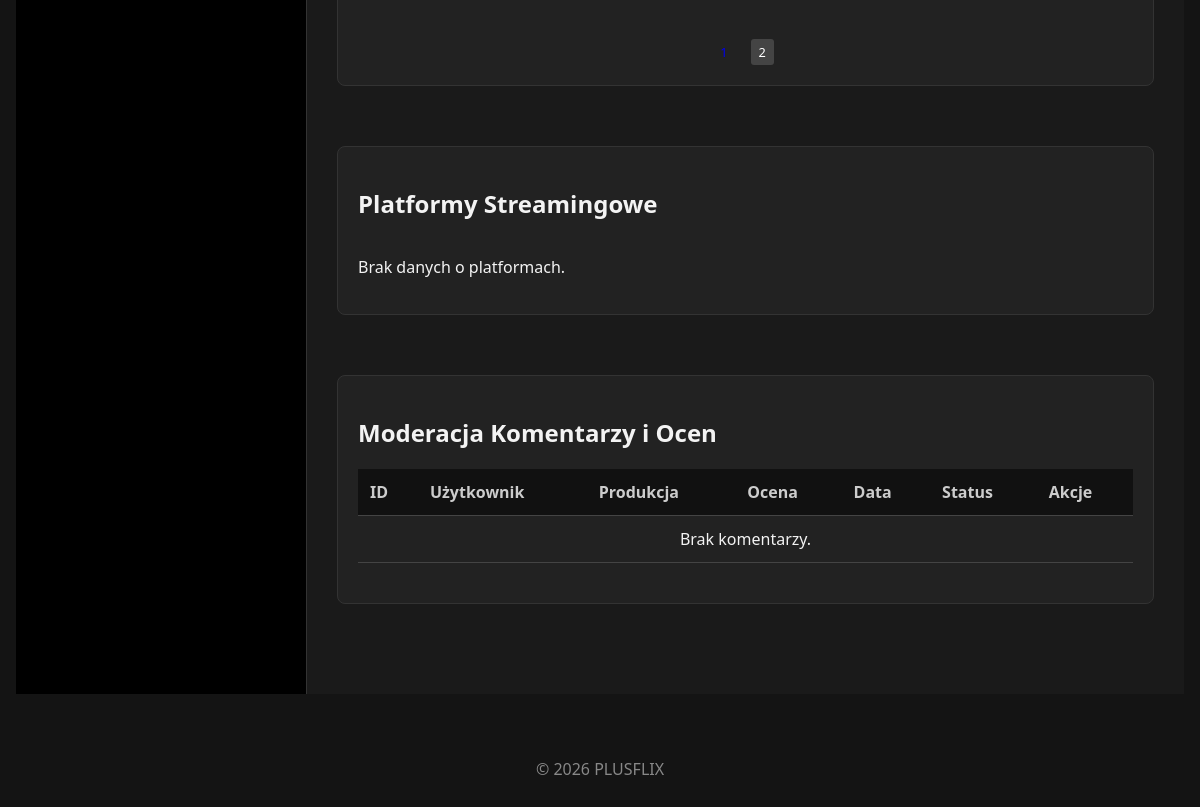
The app's page /pages/admin (signed in, lower part), older data.
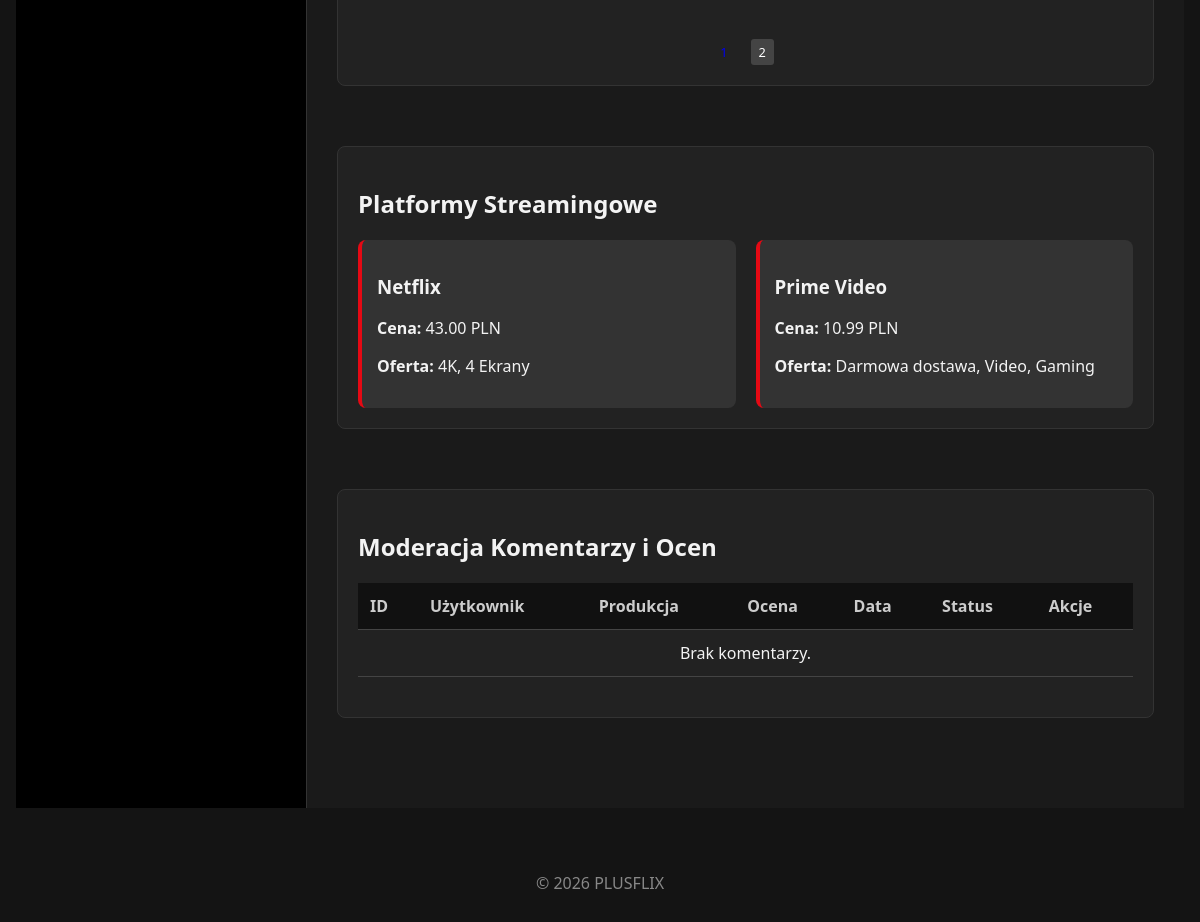
The same page, newer data.
### tables this page shows
CREATE TABLE IF NOT EXISTS streaming_platforms (
                                                   id INT AUTO_INCREMENT PRIMARY KEY,
                                                   name VARCHAR(100) NOT NULL,
    price DECIMAL(10,2),
    offer TEXT
    );

### app/Controllers/Pages.php (called while the page is built, shortened)
<?php
class Pages extends Controller {
    private $movieModel;
    private $ratingModel;
    public function __construct() {
        $this->movieModel = $this->model('Movie');
        $this->ratingModel = $this->model('Rating');
    }
    public function admin($page = 1): void {
        $limit = 10;
        $offset = ($page - 1) * $limit;
        $totalMovies = $this->movieModel->getTotalMoviesCount();
        $movies = $this->movieModel->getMoviesWithPagination($limit, $offset);
        $ratings = $this->ratingModel->getAllRatings();
        $platforms = $this->model('Streaming')->all();
        $stats = [
            'users' => 'N/A',
            'movies' => $totalMovies,
            'ratings' => count($ratings)
        ];
        $data = [
            'movies' => $movies,
            'ratings' => $ratings,
            'platforms' => $platforms,
            'currentPage' => (int)$page,
            'totalPages' => ceil($totalMovies / $limit),
            'stats' => $stats,
            'css' => ['admin', 'reviews']
        ];
        $this->view('pages/admin', $data);
    }
}

### core/Router.php (called while the page is built, shortened)
<?php
class Router {
    protected string $currentMethod = 'index';
    public function __construct() {
        $url = $this->getUrl();
        if ($url && strtolower($url[0]) === 'detail') {
            $this->currentController = 'App\\Controllers\\Pages';
            $this->currentMethod = 'detail';
            unset($url[0]);
        } elseif ($url && file_exists('../app/Controllers/' . ucwords($url[0]) . '.php')) {
            unset($url[0]);
        }
        $this->currentController = new $this->currentController;
        if (isset($url[1])) {
            if (method_exists($this->currentController, $url[1])) {
                $this->currentMethod = $url[1];
                unset($url[1]);
            }
        } else if (isset($url[0]) && method_exists($this->currentController, $url[0])) {
            $this->currentMethod = $url[0];
            unset($url[0]);
        }
        $this->params = $url ? array_values($url) : [];
        call_user_func_array([$this->currentController, $this->currentMethod], $this->params);
    }
    public function getUrl(): ?array {
        if (isset($_GET['url'])) {
            $url = rtrim($_GET['url'], '/');
            $url = filter_var($url, FILTER_SANITIZE_URL);
            return explode('/', $url);
        }
        return null;
    }
}

### public/index.php (called while the page is built, shortened)
<?php
$init = new Router();

### core/Database.php (called while the page is built, shortened)
<?php
class Database {
    private string $host = DB_HOST;
    private string $user = DB_USER;
    private string $pass = DB_PASS;
    private string $dbname = DB_NAME;
    private ?PDO $dbh = null;
    private $stmt;
    public function __construct() {
        $dsn = 'mysql:host=' . $this->host . ';dbname=' . $this->dbname;
        $options = [
            PDO::ATTR_PERSISTENT => true,
            PDO::ATTR_ERRMODE => PDO::ERRMODE_EXCEPTION,
            PDO::ATTR_DEFAULT_FETCH_MODE => PDO::FETCH_OBJ
        ];
        try {
            $this->dbh = new PDO($dsn, $this->user, $this->pass, $options);
        } catch (PDOException $e) {
            $this->error = $e->getMessage();
            echo "Błąd połączenia: " . $this->error;
        }
    }
    public function query(string $sql): void {
        $this->stmt = $this->dbh->prepare($sql);
    }
    public function bind($param, $value, $type = null): void {
        if (is_null($type)) {
            $type = match (true) {
                is_int($value) => PDO::PARAM_INT,
                is_bool($value) => PDO::PARAM_BOOL,
                is_null($value) => PDO::PARAM_NULL,
                default => PDO::PARAM_STR,
            };
        }
        $this->stmt->bindValue($param, $value, $type);
    }
    public function execute(): bool {
        return $this->stmt->execute();
    }
    public function resultSet(): array {
        $this->execute();
        return $this->stmt->fetchAll();
    }
}

### core/Model.php (called while the page is built, shortened)
<?php
abstract class Model {
    protected Database $db;
    protected string $table;
    public function __construct(Database $db) {
        $this->db = $db;
    }
    public function all(): array {
        $this->db->query("SELECT * FROM " . $this->table);
        return $this->db->resultSet();
    }
}

### app/Models/Streaming.php (called while the page is built, shortened)
<?php
class Streaming extends Model {
    public function __construct(Database $db) {
        $this->table = 'streaming_platforms';
    }
}

### app/Views/pages/admin.php (the view, shortened to what this page needs)
<?php require APPROOT . '/Views/inc/header.php'; ?>
    <div class="admin-container">
        <aside class="admin-sidebar">
        </aside>
        <main class="admin-content">
            <section id="productions" class="admin-section">
                <div class="table-responsive">
                </div>
                <?php if($data['totalPages'] > 1) : ?>
                    <div class="pagination" style="display: flex; justify-content: center; gap: 10px; margin-top: 20px;">
                        <?php for($i = 1; $i <= $data['totalPages']; $i++) : ?>
                            <a href="<?php echo URLROOT; ?>/pages/admin/<?php echo $i; ?>#productions"
                               class="btn-sm <?php echo ($i == $data['currentPage']) ? 'btn-primary' : 'btn-edit'; ?>"
                               style="text-decoration: none;">
                                <?php echo $i; ?>
                            </a>
                        <?php endfor; ?>
                    </div>
                <?php endif; ?>
            </section>
            <section id="streaming" class="admin-section">
                <h2>Platformy Streamingowe</h2>
                <div class="grid-streaming">
                    <?php if(!empty($data['platforms'])) : ?>
                        <?php foreach($data['platforms'] as $platform) : ?>
                            <div class="streaming-card">
                                <h3><?php echo $platform->name; ?></h3>
                                <p><strong>Cena:</strong> <?php echo $platform->price; ?> PLN</p>
                                <p><strong>Oferta:</strong> <?php echo $platform->offer; ?></p>
                            </div>
                        <?php endforeach; ?>
                    <?php else: ?>
                        <p>Brak danych o platformach.</p>
                    <?php endif; ?>
                </div>
            </section>
            <section id="comments" class="admin-section">
                <h2>Moderacja Komentarzy i Ocen</h2>
                <div class="table-responsive">
                    <table class="admin-table">
                        <thead>
                        <tr>
                            <th>ID</th>
                            <th>Użytkownik</th>
                            <th>Produkcja</th>
                            <th>Ocena</th>
                            <th>Data</th>
                            <th>Status</th>
                            <th>Akcje</th>
                        </tr>
                        </thead>
                        <tbody>
                        <?php if(!empty($data['ratings'])) : ?>
                            <?php foreach($data['ratings'] as $rating) : ?>
                                <tr>
                                    <td><?php echo $rating->id; ?></td>
                                    <td><?php echo $rating->username; ?></td>
                                    <td><?php echo $rating->production_title; ?></td>
                                    <td><?php echo $rating->rating; ?>/10</td>
                                    <td><?php echo date('d.m.Y H:i', strtotime($rating->created_at)); ?></td>
                                    <td>
                                        <span class="badge" style="background: <?php echo $rating->is_approved ? 'green' : 'orange'; ?>;">
                                            <?php echo $rating->is_approved ? 'Zatwierdzony' : 'Oczekuje'; ?>
                                        </span>
                                    </td>
                                    <td>
                                        <div style="display: flex; gap: 5px;">
                                            <?php if(!$rating->is_approved) : ?>
                                                <form action="<?php echo URLROOT; ?>/pages/approveRating/<?php echo $rating->id; ?>" method="post">
                                                    <button type="submit" class="btn-sm btn-edit">Zatwierdź</button>
                                                </form>
                                            <?php endif; ?>
                                            <form action="<?php echo URLROOT; ?>/pages/deleteRating/<?php echo $rating->id; ?>" method="post" onsubmit="return confirm('Usunąć ocenę?');">
                                                <button type="submit" class="btn-sm btn-delete">Usuń</button>
                                            </form>
                                        </div>
                                    </td>
                                </tr>
                            <?php endforeach; ?>
                        <?php else : ?>
                            <tr><td colspan="7" style="text-align: center;">Brak komentarzy.</td></tr>
                        <?php endif; ?>
                        </tbody>
                    </table>
                </div>
            </section>
        </main>
    </div>
<?php require APPROOT . '/Views/inc/footer.php'; ?>

### core/Controller.php (shortened to what this page needs)
<?php
class Controller {
    public function model(string $model) {
        $modelPath = APPROOT . '/Models/' . $model . '.php';
        return new $fullModelName(new Database());
    }
    public function view(string $view, array $data = []): void {
        if (file_exists(APPROOT . '/Views/' . $view . '.php')) {
            require_once APPROOT . '/Views/' . $view . '.php';
        } else {
            die('Widok nie istnieje');
        }
    }
}

### app/Views/inc/header.php (shortened to what this page needs)
<!DOCTYPE html>
<html lang="pl">
<head>
    <link rel="stylesheet" href="<?php echo URLROOT; ?>/css/style.css">
    <?php if (isset($data['css'])) : ?>
        <?php if (is_array($data['css'])) : ?>
            <?php foreach ($data['css'] as $style) : ?>
                <link rel="stylesheet" href="<?php echo URLROOT; ?>/css/<?php echo $style; ?>.css">
            <?php endforeach; ?>
        <?php else : ?>
            <link rel="stylesheet" href="<?php echo URLROOT; ?>/css/<?php echo $data['css']; ?>.css">
        <?php endif; ?>
    <?php endif; ?>
</head>
<body>
    <div class="container">

### app/Views/inc/footer.php
    </div>
    <footer>
        &copy; <?php echo date('Y'); ?> PLUSFLIX
    </footer>
</body>
</html>

### public/css/style.css (style rules this page uses)
:root { --primary: #e50914; --dark: #141414; --light: #f3f3f3; --grey: #333; }
body { font-family: 'Segoe UI', Tahoma, Geneva, Verdana, sans-serif; margin: 0; background-color: var(--dark); color: var(--light); }
.container { max-width: 1200px; margin: 2rem auto; padding: 0 1rem; }
footer { text-align: center; padding: 2rem; color: #888; }

### public/css/admin.css (style rules this page uses)
.admin-sidebar { width: 250px; background-color: #000; padding: 20px; border-right: 1px solid #333; }
.admin-content { flex: 1; padding: 30px; overflow-y: auto; }
.admin-section { margin-bottom: 60px; background: #222; padding: 20px; border-radius: 8px; border: 1px solid #333; }
.table-responsive { overflow-x: auto; }
.admin-table { width: 100%; border-collapse: collapse; margin-bottom: 20px; }
.admin-table th { background-color: #111; color: #ccc; }
.btn-sm { padding: 4px 8px; font-size: 0.8rem; border: none; border-radius: 3px; cursor: pointer; margin-right: 5px; }
.btn-edit { background: #444; color: white; }
.grid-streaming { display: grid; grid-template-columns: repeat(auto-fill, minmax(300px, 1fr)); gap: 20px; }
.streaming-card { background: #333; padding: 15px; border-radius: 8px; border-left: 4px solid var(--primary); }

Row changes from the older to the newer data that the page shows:
added streaming_platforms: name "Netflix", price "43.00", offer "4K, 4 Ekrany"
added streaming_platforms: name "Prime Video", price "10.99", offer "Darmowa dostawa, Video, Gaming"
Text that changed along with them:
text no longer shown: "Brak danych o platformach."
